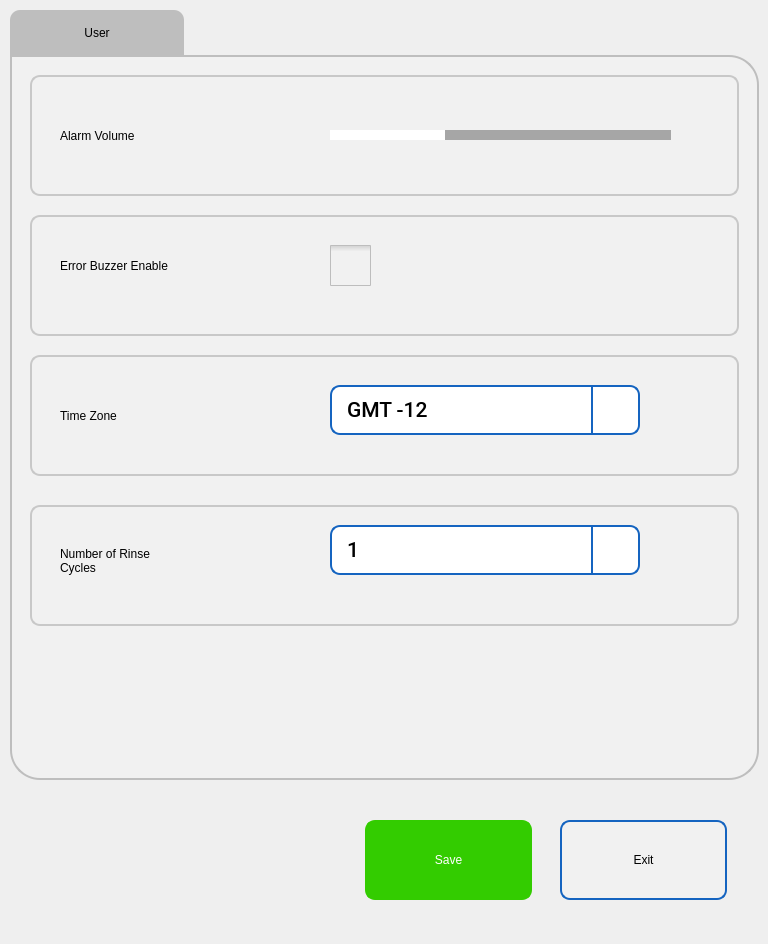
<?xml version="1.0" encoding="UTF-8"?>
<ui version="4.0">
 <class>sUserSetup</class>
 <widget class="QWidget" name="sUserSetup">
  <property name="geometry">
   <rect>
    <x>0</x>
    <y>0</y>
    <width>768</width>
    <height>944</height>
   </rect>
  </property>
  <property name="windowTitle">
   <string>Form</string>
  </property>
  <widget class="QPushButton" name="pbSave">
   <property name="geometry">
    <rect>
     <x>365</x>
     <y>820</y>
     <width>167</width>
     <height>80</height>
    </rect>
   </property>
   <property name="focusPolicy">
    <enum>Qt::ClickFocus</enum>
   </property>
   <property name="styleSheet">
    <string notr="true">QPushButton{
background-color: rgb(51, 204, 0);
border-width: 2px;
border-color: rgb(51, 204, 0);
border-style: solid;
border-radius: 10;
color: rgb(255, 255, 255);
font: 75 16pt &quot;Roboto Medium&quot;;
}
QPushButton:disabled { 
background-color: rgb(204, 244, 198);
border-width: 2px;
border-color: rgb(127, 143, 127);
border-style: solid;
border-radius: 10;
color: rgb(0, 0, 0);
font: 75 16pt &quot;Roboto Medium&quot;;
}
QPushButton:pressed {
background-color: rgb(24, 163, 3);
border-width: 2px;
border-color: rgb(24, 163, 3);
border-style: solid;
border-radius: 10;
color: rgb(255, 255, 255);
font: 75 16pt &quot;Roboto Medium&quot;;
}
QPushButton:down {
background-color: rgb(24, 163, 3);
border-width: 2px;
border-color: rgb(24, 163, 3);
border-style: solid;
border-radius: 10;
color: rgb(0, 0, 0);
font: 75 16pt &quot;Roboto Medium&quot;;
}
QPushButton:default {
background-color: rgb(241, 241, 241);
border-width: 2px;
border-color: rgb(21, 100, 192);
border-style: solid;
border-radius: 10;
color: rgb(0, 0, 0);
font: 75 16pt &quot;Roboto Medium&quot;;
}
</string>
   </property>
   <property name="text">
    <string>Save</string>
   </property>
  </widget>
  <widget class="QPushButton" name="pbExit">
   <property name="geometry">
    <rect>
     <x>560</x>
     <y>820</y>
     <width>167</width>
     <height>80</height>
    </rect>
   </property>
   <property name="focusPolicy">
    <enum>Qt::ClickFocus</enum>
   </property>
   <property name="styleSheet">
    <string notr="true">QPushButton{
background-color: rgb(241, 241, 241);
border-width: 2px;
border-color: rgb(21, 100, 192);
border-style: solid;
border-radius: 10;
color: rgb(0, 0, 0);
font: 75 16pt &quot;Roboto Medium&quot;;
}
QPushButton:disabled { 
background-color: rgb(204, 244, 198);
border-width: 2px;
border-color: rgb(127, 143, 127);
border-style: solid;
border-radius: 10;
color: rgb(0, 0, 0);
font: 75 16pt &quot;Roboto Medium&quot;;
}
QPushButton:pressed {
background-color: rgb(194, 194, 194);
border-width: 2px;
border-color: rgb(194, 194, 194);
border-style: solid;
border-radius: 10;
color: rgb(255, 255, 255);
font: 75 16pt &quot;Roboto Medium&quot;;
}
QPushButton:down {
background-color: rgb(24, 163, 3);
border-width: 2px;
border-color: rgb(24, 163, 3);
border-style: solid;
border-radius: 10;
color: rgb(0, 0, 0);
font: 75 16pt &quot;Roboto Medium&quot;;
}
QPushButton:default {
background-color: rgb(241, 241, 241);
border-width: 2px;
border-color: rgb(21, 100, 192);
border-style: solid;
border-radius: 10;
color: rgb(0, 0, 0);
font: 75 16pt &quot;Roboto Medium&quot;;
}
</string>
   </property>
   <property name="text">
    <string>Exit</string>
   </property>
  </widget>
  <widget class="QTabWidget" name="GeneralSetupTab">
   <property name="geometry">
    <rect>
     <x>10</x>
     <y>10</y>
     <width>749</width>
     <height>770</height>
    </rect>
   </property>
   <property name="styleSheet">
    <string notr="true">QTabWidget::pane { /* The tab widget frame */
    position: absolute;

	color: rgb(0, 0, 0);
	font: 75 20pt &quot;Roboto Medium&quot;;

	 border: 0px solid #C4C4C3;
    border-bottom-color: #C2C7CB; /* same as the pane color */
    border-bottom-left-radius: 30px;
   border-bottom-right-radius: 30px;
    border-top-right-radius: 30px;



}

QTabWidget::tab-bar {
    alignment: left;

}

/* Style the tab using the tab sub-control. Note that
    it reads QTabBar _not_ QTabWidget */
QTabBar::tab {

    border: 1px solid #C4C4C3;
    border-bottom-color: #C2C7CB; /* same as the pane color */
    border-top-left-radius: 10px;
    border-top-right-radius: 10px;

    padding: 2px;
    height:41px;
   width: 170px;

border-width: 1px;
border-color: rgb(21, 100, 192);
border-style: solid;

font: 75 16pt &quot;Roboto Medium&quot;;
	color: rgb(0, 0, 0);
	

}

QTabBar::tab:selected, QTabBar::tab:hover {
	background-color: rgb(190, 190, 190);
}

QTabBar::tab:selected {
    border-color: #9B9B9B;
    border-bottom-color: #C2C7CB; /* same as pane color */
 border: 0px
}
</string>
   </property>
   <property name="currentIndex">
    <number>0</number>
   </property>
   <widget class="QWidget" name="tab_4">
    <attribute name="title">
     <string>User</string>
    </attribute>
    <widget class="QFrame" name="frame_7">
     <property name="geometry">
      <rect>
       <x>0</x>
       <y>0</y>
       <width>749</width>
       <height>725</height>
      </rect>
     </property>
     <property name="styleSheet">
      <string notr="true">background-color: rgb(241, 241, 241);
	 border: 2px solid #C4C4C3;
    border-bottom-color: #C2C7CB; /* same as the pane color */
    border-bottom-left-radius: 30px;
border-bottom-right-radius: 30px;
    border-top-right-radius: 30px;
color: rgb(0, 0, 0);
font: 75 16pt &quot;Roboto Medium&quot;;
border-color:  rgb(190, 190, 190);



</string>
     </property>
     <property name="frameShape">
      <enum>QFrame::StyledPanel</enum>
     </property>
     <property name="frameShadow">
      <enum>QFrame::Raised</enum>
     </property>
     <widget class="QFrame" name="frame_4">
      <property name="geometry">
       <rect>
        <x>20</x>
        <y>20</y>
        <width>709</width>
        <height>121</height>
       </rect>
      </property>
      <property name="minimumSize">
       <size>
        <width>709</width>
        <height>0</height>
       </size>
      </property>
      <property name="styleSheet">
       <string notr="true">border-width: 2px;
border-style: solid;
border-radius: 10px;
color: rgb(0, 0, 0);
font: 75 16pt &quot;Roboto&quot;;
border-color:  rgb(200, 200, 200);

</string>
      </property>
      <property name="frameShape">
       <enum>QFrame::StyledPanel</enum>
      </property>
      <property name="frameShadow">
       <enum>QFrame::Raised</enum>
      </property>
      <widget class="QLabel" name="label_10">
       <property name="geometry">
        <rect>
         <x>30</x>
         <y>40</y>
         <width>211</width>
         <height>41</height>
        </rect>
       </property>
       <property name="styleSheet">
        <string notr="true">border-width: 0px;
font: 75 18pt &quot;Roboto Medium&quot;;</string>
       </property>
       <property name="text">
        <string>Alarm Volume</string>
       </property>
      </widget>
      <widget class="QSlider" name="hsAlarmVolme">
       <property name="geometry">
        <rect>
         <x>300</x>
         <y>30</y>
         <width>341</width>
         <height>61</height>
        </rect>
       </property>
       <property name="minimumSize">
        <size>
         <width>241</width>
         <height>51</height>
        </size>
       </property>
       <property name="focusPolicy">
        <enum>Qt::ClickFocus</enum>
       </property>
       <property name="styleSheet">
        <string notr="true">QSlider::horizontal {
    border: 0px solid #999999;
}

QSlider::groove:horizontal {
    border: 0px solid #999999;
    height:10px; /* the groove expands to the size of the slider by default. by giving it a height, it has a fixed size */
    background: qlineargradient(x1:0, y1:0, x2:0, y2:1, stop:0 #B1B1B1, stop:1 #c4c4c4);
}

QSlider::handle:horizontal {
 
	image: url(:/images/icons/vhandle.png);   
    margin: -20px 0; /* handle is placed by default on the contents rect of the groove. Expand outside the groove */
}

QSlider::add-page:horizontal {
    
	background-color: rgb(166, 166, 166);
}

QSlider::sub-page:horizontal {
    background:  white;
}


</string>
       </property>
       <property name="maximum">
        <number>3</number>
       </property>
       <property name="pageStep">
        <number>1</number>
       </property>
       <property name="sliderPosition">
        <number>1</number>
       </property>
       <property name="orientation">
        <enum>Qt::Horizontal</enum>
       </property>
       <property name="invertedAppearance">
        <bool>false</bool>
       </property>
       <property name="invertedControls">
        <bool>false</bool>
       </property>
      </widget>
     </widget>
     <widget class="QFrame" name="frame_5">
      <property name="geometry">
       <rect>
        <x>20</x>
        <y>300</y>
        <width>709</width>
        <height>121</height>
       </rect>
      </property>
      <property name="styleSheet">
       <string notr="true">border-width: 2px;
border-style: solid;
border-radius: 10px;
color: rgb(0, 0, 0);
font: 75 16pt &quot;Roboto&quot;;
border-color:  rgb(200, 200, 200);

</string>
      </property>
      <property name="frameShape">
       <enum>QFrame::StyledPanel</enum>
      </property>
      <property name="frameShadow">
       <enum>QFrame::Raised</enum>
      </property>
      <widget class="QComboBox" name="cbGMT">
       <property name="geometry">
        <rect>
         <x>300</x>
         <y>30</y>
         <width>310</width>
         <height>50</height>
        </rect>
       </property>
       <property name="font">
        <font>
         <family>Roboto Medium</family>
         <pointsize>16</pointsize>
         <weight>9</weight>
         <italic>false</italic>
         <bold>false</bold>
        </font>
       </property>
       <property name="focusPolicy">
        <enum>Qt::ClickFocus</enum>
       </property>
       <property name="styleSheet">
        <string notr="true">QComboBox {
   border: 2px solid  rgb(21, 100, 192);
   border-radius: 10px;
   padding: 1px 18px 1px 3px;
   background-color: rgb(255, 255, 255);
   color: rgb(0, 0, 0);
   font: 75 16pt &quot;Roboto Medium&quot;;
   padding-left: 15px;
}

QComboBox:on {
    padding-top: 3px;
    padding-left: 15px;
}

QComboBox::drop-down {
    subcontrol-origin: padding;
    subcontrol-position: top right;
    width: 45px;
    border-left-width: 2px;
    border-left-color: darkgray;
    border-left-style: solid;
    border-top-right-radius: 3px;
    border-bottom-right-radius: 3px;
    border-color: rgb(21, 100, 192);
}

QComboBox::down-arrow {
	image: url(:/images/icons/downarrow.png);
}

QComboBox::down-arrow:on {
    top: 1px;
    left: 1px;
}

QComboBox QAbstractItemView {
   border: 2px solid rgb(21, 100, 192);
   font: 75 16pt &quot;Roboto Medium&quot;;
   border-radius: 5px;
   border-bottom-right-radius: 15px;
   background-color: rgb(255, 255, 255);
   selection-background-color:  rgb(21, 100, 192);
   selection-color: rgb(255, 255, 255);
}

/*  vertical */
QScrollBar:vertical {
     border: 0px solid  rgb(21, 100, 192);
     background:  rgb(230,230,230);
     width: 41px;
	 margin: 50px 0 50px 0;
     border-left: 2px solid  rgb(182, 182, 182);
     border-radius: 0px;
 }

 QScrollBar::handle:vertical {
     background:  rgb(182, 182, 182);
     min-height: 20px;
 }

 QScrollBar::add-line:vertical {
     border: 0px solid grey;
     background:  rgb(230,230,230);
     height: 50px;
     subcontrol-position: bottom;
     subcontrol-origin: margin;
 }

 QScrollBar::sub-line:vertical {
     border: 0px solid grey;
     background:  rgb(230,230,230);
     height: 50px;
     subcontrol-position: top;
     subcontrol-origin: margin;
 }

 QScrollBar::up-arrow:vertical {
     width: 41px;
     height: 50px;
     background-image: url(:/images/icons/cuparrow.png);
}

QScrollBar::down-arrow:vertical {
     width: 41px;
      height: 50px;
      background-image: url(:/images/icons/cdownarrow.png);
 }

 QScrollBar::add-page:vertical, QScrollBar::sub-page:vertical {
      background:  rgb(241, 241, 241);
 }
</string>
       </property>
       <property name="frame">
        <bool>true</bool>
       </property>
       <item>
        <property name="text">
         <string>GMT -12</string>
        </property>
       </item>
       <item>
        <property name="text">
         <string>GMT -11:30</string>
        </property>
       </item>
       <item>
        <property name="text">
         <string>GMT -11</string>
        </property>
       </item>
       <item>
        <property name="text">
         <string>GMT -10:30</string>
        </property>
       </item>
       <item>
        <property name="text">
         <string>GMT -10</string>
        </property>
       </item>
       <item>
        <property name="text">
         <string>GMT -9:30</string>
        </property>
       </item>
       <item>
        <property name="text">
         <string>GMT -9</string>
        </property>
       </item>
       <item>
        <property name="text">
         <string>GMT -8:30</string>
        </property>
       </item>
       <item>
        <property name="text">
         <string>GMT -8</string>
        </property>
       </item>
       <item>
        <property name="text">
         <string>GMT -7:30</string>
        </property>
       </item>
       <item>
        <property name="text">
         <string>GMT -7</string>
        </property>
       </item>
       <item>
        <property name="text">
         <string>GMT -6:30</string>
        </property>
       </item>
       <item>
        <property name="text">
         <string>GMT -6</string>
        </property>
       </item>
       <item>
        <property name="text">
         <string>GMT -5:30</string>
        </property>
       </item>
       <item>
        <property name="text">
         <string>GMT -5</string>
        </property>
       </item>
       <item>
        <property name="text">
         <string>GMT -4:30</string>
        </property>
       </item>
       <item>
        <property name="text">
         <string>GMT -4</string>
        </property>
       </item>
       <item>
        <property name="text">
         <string>GMT -3:30</string>
        </property>
       </item>
       <item>
        <property name="text">
         <string>GMT -3</string>
        </property>
       </item>
       <item>
        <property name="text">
         <string>GMT -2:30</string>
        </property>
       </item>
       <item>
        <property name="text">
         <string>GMT -2</string>
        </property>
       </item>
       <item>
        <property name="text">
         <string>GMT -1:30</string>
        </property>
       </item>
       <item>
        <property name="text">
         <string>GMT -1</string>
        </property>
       </item>
       <item>
        <property name="text">
         <string>GMT -0:30</string>
        </property>
       </item>
       <item>
        <property name="text">
         <string>GMT 0</string>
        </property>
       </item>
       <item>
        <property name="text">
         <string>GMT +0:30</string>
        </property>
       </item>
       <item>
        <property name="text">
         <string>GMT +1</string>
        </property>
       </item>
       <item>
        <property name="text">
         <string>GMT +1:30</string>
        </property>
       </item>
       <item>
        <property name="text">
         <string>GMT +2</string>
        </property>
       </item>
       <item>
        <property name="text">
         <string>GMT +2:30</string>
        </property>
       </item>
       <item>
        <property name="text">
         <string>GMT +3</string>
        </property>
       </item>
       <item>
        <property name="text">
         <string>GMT +3:30</string>
        </property>
       </item>
       <item>
        <property name="text">
         <string>GMT +4</string>
        </property>
       </item>
       <item>
        <property name="text">
         <string>GMT +4:30</string>
        </property>
       </item>
       <item>
        <property name="text">
         <string>GMT +5</string>
        </property>
       </item>
       <item>
        <property name="text">
         <string>GMT +5:30</string>
        </property>
       </item>
       <item>
        <property name="text">
         <string>GMT +6</string>
        </property>
       </item>
       <item>
        <property name="text">
         <string>GMT +6:30</string>
        </property>
       </item>
       <item>
        <property name="text">
         <string>GMT +7</string>
        </property>
       </item>
       <item>
        <property name="text">
         <string>GMT +7:30</string>
        </property>
       </item>
       <item>
        <property name="text">
         <string>GMT +8</string>
        </property>
       </item>
       <item>
        <property name="text">
         <string>GMT +8:30</string>
        </property>
       </item>
       <item>
        <property name="text">
         <string>GMT +9</string>
        </property>
       </item>
       <item>
        <property name="text">
         <string>GMT +9:30</string>
        </property>
       </item>
       <item>
        <property name="text">
         <string>GMT +10</string>
        </property>
       </item>
       <item>
        <property name="text">
         <string>GMT +10:30</string>
        </property>
       </item>
       <item>
        <property name="text">
         <string>GMT +11</string>
        </property>
       </item>
       <item>
        <property name="text">
         <string>GMT +11:30</string>
        </property>
       </item>
       <item>
        <property name="text">
         <string>GMT +12</string>
        </property>
       </item>
      </widget>
      <widget class="QLabel" name="label_20">
       <property name="geometry">
        <rect>
         <x>30</x>
         <y>40</y>
         <width>138</width>
         <height>41</height>
        </rect>
       </property>
       <property name="styleSheet">
        <string notr="true">border-width: 0px;
font: 75 18pt &quot;Roboto Medium&quot;;</string>
       </property>
       <property name="text">
        <string>Time Zone</string>
       </property>
      </widget>
     </widget>
     <widget class="QFrame" name="frame_6">
      <property name="geometry">
       <rect>
        <x>20</x>
        <y>160</y>
        <width>709</width>
        <height>121</height>
       </rect>
      </property>
      <property name="styleSheet">
       <string notr="true">border-width: 2px;
border-style: solid;
border-radius: 10px;
color: rgb(0, 0, 0);
font: 75 16pt &quot;Roboto&quot;;
border-color:  rgb(200, 200, 200);

</string>
      </property>
      <property name="frameShape">
       <enum>QFrame::StyledPanel</enum>
      </property>
      <property name="frameShadow">
       <enum>QFrame::Raised</enum>
      </property>
      <widget class="QCheckBox" name="cbEBEnable">
       <property name="geometry">
        <rect>
         <x>300</x>
         <y>30</y>
         <width>41</width>
         <height>41</height>
        </rect>
       </property>
       <property name="focusPolicy">
        <enum>Qt::ClickFocus</enum>
       </property>
       <property name="styleSheet">
        <string notr="true">QCheckBox {
    spacing: 5px;
 border: 0px solid #999999;

}

QCheckBox::indicator {
    width: 41px;
    height: 41px;
}

QCheckBox::indicator:unchecked {
	image: url(:/images/icons/ancheck.png);
}
/*
QCheckBox::indicator:unchecked:hover {
    image: url(:/images/checkbox_unchecked_hover.png);
}

QCheckBox::indicator:unchecked:pressed {
    image: url(:/images/checkbox_unchecked_pressed.png);
}
*/
QCheckBox::indicator:checked {
    image: url(:/images/icons/acheck.png);
}
/*
QCheckBox::indicator:checked:hover {
    image: url(:/images/checkbox_checked_hover.png);
}

QCheckBox::indicator:checked:pressed {
    image: url(:/images/checkbox_checked_pressed.png);
}
*/
QCheckBox::indicator:indeterminate:hover {
    image: url(:/images/checkbox_indeterminate_hover.png);
}
/*
QCheckBox::indicator:indeterminate:pressed {
    image: url(:/images/checkbox_indeterminate_pressed.png);
}
*/</string>
       </property>
       <property name="text">
        <string/>
       </property>
      </widget>
      <widget class="QLabel" name="label_16">
       <property name="geometry">
        <rect>
         <x>30</x>
         <y>30</y>
         <width>258</width>
         <height>41</height>
        </rect>
       </property>
       <property name="styleSheet">
        <string notr="true">border-width: 0px;
font: 75 18pt &quot;Roboto Medium&quot;;</string>
       </property>
       <property name="text">
        <string>Error Buzzer Enable</string>
       </property>
      </widget>
     </widget>
     <widget class="QFrame" name="frame_8">
      <property name="geometry">
       <rect>
        <x>20</x>
        <y>450</y>
        <width>709</width>
        <height>121</height>
       </rect>
      </property>
      <property name="styleSheet">
       <string notr="true">border-width: 2px;
border-style: solid;
border-radius: 10px;
color: rgb(0, 0, 0);
font: 75 16pt &quot;Roboto&quot;;
border-color:  rgb(200, 200, 200);

</string>
      </property>
      <property name="frameShape">
       <enum>QFrame::StyledPanel</enum>
      </property>
      <property name="frameShadow">
       <enum>QFrame::Raised</enum>
      </property>
      <widget class="QLabel" name="label_11">
       <property name="geometry">
        <rect>
         <x>30</x>
         <y>30</y>
         <width>201</width>
         <height>51</height>
        </rect>
       </property>
       <property name="styleSheet">
        <string notr="true">border-width: 0px;
font: 75 18pt &quot;Roboto Medium&quot;;</string>
       </property>
       <property name="text">
        <string>Number of Rinse
Cycles</string>
       </property>
      </widget>
      <widget class="QComboBox" name="cbRinseCycles">
       <property name="geometry">
        <rect>
         <x>300</x>
         <y>20</y>
         <width>310</width>
         <height>50</height>
        </rect>
       </property>
       <property name="font">
        <font>
         <family>Roboto Medium</family>
         <pointsize>16</pointsize>
         <weight>9</weight>
         <italic>false</italic>
         <bold>false</bold>
        </font>
       </property>
       <property name="focusPolicy">
        <enum>Qt::ClickFocus</enum>
       </property>
       <property name="styleSheet">
        <string notr="true">QComboBox {
   border: 2px solid  rgb(21, 100, 192);
   border-radius: 10px;
   padding: 1px 18px 1px 3px;
   background-color: rgb(255, 255, 255);
   color: rgb(0, 0, 0);
   font: 75 16pt &quot;Roboto Medium&quot;;
   padding-left: 15px;
}

QComboBox:on {
    padding-top: 3px;
    padding-left: 15px;
}

QComboBox::drop-down {
    subcontrol-origin: padding;
    subcontrol-position: top right;
    width: 45px;
    border-left-width: 2px;
    border-left-color: darkgray;
    border-left-style: solid;
    border-top-right-radius: 3px;
    border-bottom-right-radius: 3px;
    border-color: rgb(21, 100, 192);
}

QComboBox::down-arrow {
	image: url(:/images/icons/downarrow.png);
}

QComboBox::down-arrow:on {
    top: 1px;
    left: 1px;
}

QComboBox QAbstractItemView {
   border: 2px solid rgb(21, 100, 192);
   font: 75 16pt &quot;Roboto Medium&quot;;
   border-radius: 5px;
   border-bottom-right-radius: 15px;
   background-color: rgb(255, 255, 255);
   selection-background-color:  rgb(21, 100, 192);
   selection-color: rgb(255, 255, 255);
}

/*  vertical */
QScrollBar:vertical {
     border: 0px solid  rgb(21, 100, 192);
     background:  rgb(230,230,230);
     width: 41px;
	 margin: 50px 0 50px 0;
     border-left: 2px solid  rgb(182, 182, 182);
     border-radius: 0px;
 }

 QScrollBar::handle:vertical {
     background:  rgb(182, 182, 182);
     min-height: 20px;
 }

 QScrollBar::add-line:vertical {
     border: 0px solid grey;
     background:  rgb(230,230,230);
     height: 50px;
     subcontrol-position: bottom;
     subcontrol-origin: margin;
 }

 QScrollBar::sub-line:vertical {
     border: 0px solid grey;
     background:  rgb(230,230,230);
     height: 50px;
     subcontrol-position: top;
     subcontrol-origin: margin;
 }

 QScrollBar::up-arrow:vertical {
     width: 41px;
     height: 50px;
     background-image: url(:/images/icons/cuparrow.png);
}

QScrollBar::down-arrow:vertical {
     width: 41px;
      height: 50px;
      background-image: url(:/images/icons/cdownarrow.png);
 }

 QScrollBar::add-page:vertical, QScrollBar::sub-page:vertical {
      background:  rgb(241, 241, 241);
 }
</string>
       </property>
       <property name="maxVisibleItems">
        <number>5</number>
       </property>
       <property name="frame">
        <bool>true</bool>
       </property>
       <item>
        <property name="text">
         <string>1</string>
        </property>
       </item>
       <item>
        <property name="text">
         <string>2</string>
        </property>
       </item>
       <item>
        <property name="text">
         <string>3</string>
        </property>
       </item>
       <item>
        <property name="text">
         <string>4</string>
        </property>
       </item>
       <item>
        <property name="text">
         <string>5</string>
        </property>
       </item>
       <item>
        <property name="text">
         <string>6</string>
        </property>
       </item>
       <item>
        <property name="text">
         <string>7</string>
        </property>
       </item>
       <item>
        <property name="text">
         <string>8</string>
        </property>
       </item>
       <item>
        <property name="text">
         <string>9</string>
        </property>
       </item>
      </widget>
     </widget>
    </widget>
   </widget>
  </widget>
 </widget>
 <resources/>
 <connections/>
</ui>
